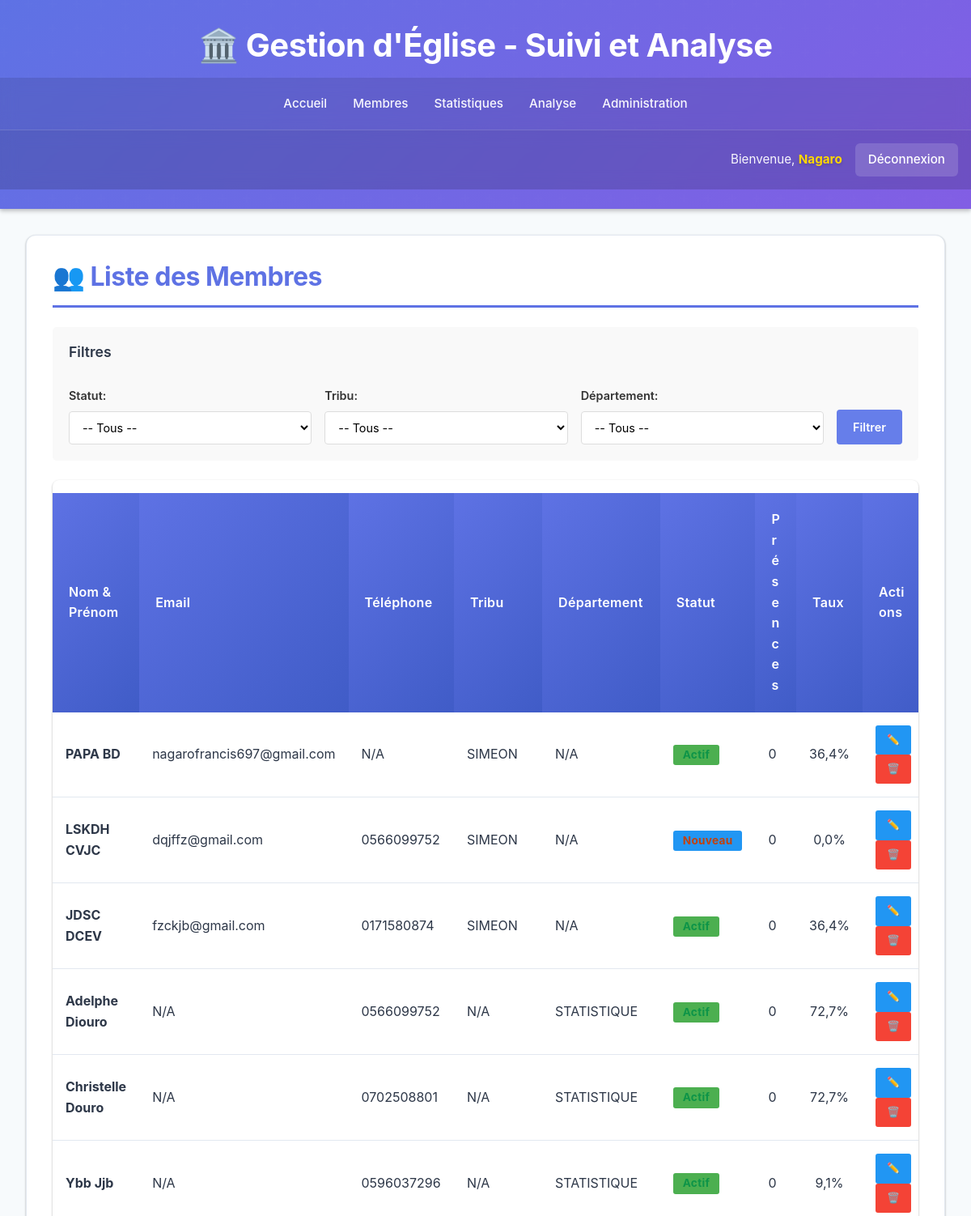
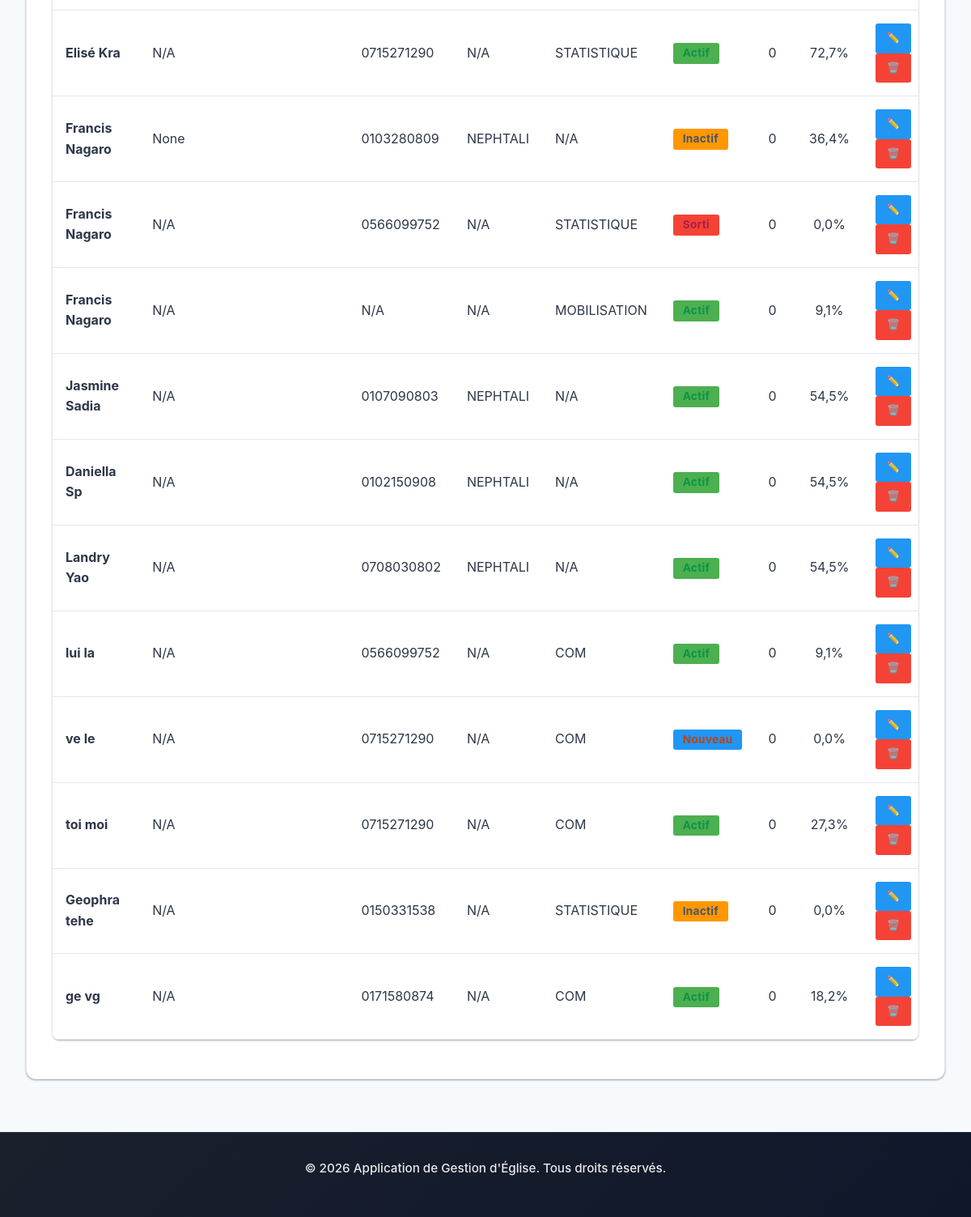
/membres/ (signed in), run on the app's committed database (2 pictures, top to bottom).
### eglise/models.py (models this page shows, shortened)
class Membre(models.Model):
    STATUT_CHOICES = (
        ('nouveau', 'Nouveau'),
        ('actif', 'Actif'),
        ('sorti', 'Sorti'),
        ('inactif', 'Inactif'),
    )
    GENRE_CHOICES = (
        ('M', 'Masculin'),
        ('F', 'Féminin'),
    )
    nom = models.CharField(max_length=100)
    prenom = models.CharField(max_length=100)
    email = models.EmailField(blank=True, null=True)
    telephone = models.CharField(max_length=20, blank=True, null=True)
    adresse = models.CharField(max_length=255, blank=True, null=True)
    genre = models.CharField(max_length=1, choices=GENRE_CHOICES, blank=True)
    date_naissance = models.DateField(blank=True, null=True)
    photo = models.ImageField(upload_to='membres_photos/', blank=True, null=True)
    tribu = models.ForeignKey(Tribu, on_delete=models.SET_NULL, null=True, blank=True)
    departement = models.ForeignKey(Departement, on_delete=models.SET_NULL, null=True, blank=True)
    statut = models.CharField(max_length=20, choices=STATUT_CHOICES, default='nouveau')
    date_adhesion = models.DateField(default=timezone.now)
    date_depart = models.DateField(blank=True, null=True)
    notes = models.TextField(blank=True, null=True)
    date_creation = models.DateTimeField(auto_now_add=True)
    date_modification = models.DateTimeField(auto_now=True)
    class Meta:
        ordering = ['nom', 'prenom']
    def nom_complet(self):
        return f"{self.prenom} {self.nom}"
    def taux_participation(self):
        trois_mois_ago = timezone.now().date() - timedelta(days=90)
        cultes_total = Culte.objects.filter(date__gte=trois_mois_ago).count()
        if cultes_total == 0:
            return 0
        presences = Presence.objects.filter(
            membre=self,
            culte__date__gte=trois_mois_ago,
            present=True
        ).count()
        return round((presences / cultes_total) * 100, 1)

class Tribu(models.Model):
    nom = models.CharField(max_length=100, unique=True)
    description = models.TextField(blank=True, null=True)
    date_creation = models.DateTimeField(auto_now_add=True)
    class Meta:
        verbose_name_plural = "Tribus"
        ordering = ['nom']

class Departement(models.Model):
    nom = models.CharField(max_length=100, unique=True)
    description = models.TextField(blank=True, null=True)
    responsable = models.CharField(max_length=100, blank=True, null=True)
    date_creation = models.DateTimeField(auto_now_add=True)
    class Meta:
        ordering = ['nom']

### eglise/views.py (the view, shortened to what this page needs)
# urls.py: path('membres/', views.MembreListView.as_view(), name='membre_list'),
class MembreListView(ProtectedDataAccessMixin, ListView):
    model = Membre
    template_name = 'eglise/membre_list.html'
    context_object_name = 'membres'
    paginate_by = 20
    def get_queryset(self):
        queryset = Membre.objects.all()
        queryset = self.get_filtered_queryset(queryset)
        statut = self.request.GET.get('statut')
        tribu = self.request.GET.get('tribu')
        departement = self.request.GET.get('departement')
        if statut:
            queryset = queryset.filter(statut=statut)
        user = self.request.user
        is_admin = user.is_superuser
        try:
            user_profile = user.profile
        except:
            user_profile = None
        return queryset.order_by('nom', 'prenom')
    def get_context_data(self, **kwargs):
        context = super().get_context_data(**kwargs)
        context.update(self.get_user_context())
        context['tribus'] = self.get_filtered_tribus()
        context['departements'] = self.get_filtered_departements()
        return context

### eglise/mixins.py (called while the page is built, shortened)
    def dispatch(self, request, *args, **kwargs):
        if not request.user.is_authenticated:
            return redirect('eglise:login')
        if request.user.is_superuser:
            return super().dispatch(request, *args, **kwargs)

    def get_filtered_queryset(self, queryset):
        user = self.request.user
        if user.is_superuser:
            return queryset

    def get_filtered_tribus(self):
        user = self.request.user
        if user.is_superuser:
            return Tribu.objects.all()

    def get_filtered_departements(self):
        user = self.request.user
        if user.is_superuser:
            return Departement.objects.all()

    def get_user_context(self):
        context = {}
        user = self.request.user
        if user.is_superuser:
            context['user_role'] = 'administrateur'
            context['is_admin'] = True
            return context

### eglise/templates/eglise/membre_list.html (shortened to what this page needs)
{% extends 'eglise/base.html' %}
{% block content %}
<div class="card">
    <h2>👥 {% if page_title %}{{ page_title }}{% else %}Liste des Membres{% endif %}</h2>
    <div class="filters-section">
        <h3>Filtres</h3>
        <form method="get" class="filters-form">
            <div class="filter-group">
                <label for="statut">Statut:</label>
                <select name="statut" id="statut">
                    <option value="">-- Tous --</option>
                </select>
            </div>
            <div class="filter-group">
                <label for="tribu">Tribu:</label>
                <select name="tribu" id="tribu">
                    <option value="">-- Tous --</option>
                </select>
            </div>
            <div class="filter-group">
                <label for="departement">Département:</label>
                <select name="departement" id="departement">
                    <option value="">-- Tous --</option>
                </select>
            </div>
            <button type="submit" class="filter-submit">Filtrer</button>
        </form>
    </div>
    <div class="table-responsive">
        <table>
            <thead>
                <tr>
                    <th>Nom & Prénom</th>
                    <th>Email</th>
                    <th>Téléphone</th>
                    <th>Tribu</th>
                    <th>Département</th>
                    <th>Statut</th>
                    <th>Présences</th>
                    <th>Taux</th>
                    <th>Actions</th>
                </tr>
            </thead>
            <tbody>
                {% for membre in object_list %}
                <tr>
                    <td><strong>{{ membre.nom_complet }}</strong></td>
                    <td>{{ membre.email|default:"N/A" }}</td>
                    <td>{{ membre.telephone|default:"N/A" }}</td>
                    <td>{{ membre.tribu.nom|default:"N/A" }}</td>
                    <td>{{ membre.departement.nom|default:"N/A" }}</td>
                    <td>
                        <span class="badge {{ membre.statut }}">
                            {{ membre.get_statut_display }}
                        </span>
                    </td>
                    <td>{{ membre.presences_count|default:0 }}</td>
                    <td>
                        <div class="progress-bar" style="--value: {{ membre.taux_participation }}%;">
                            {{ membre.taux_participation }}%
                        </div>
                    </td>
                    <td>
                        <div class="action-buttons">
                            <button class="btn-action btn-edit" onclick="editMembre({{ membre.id }}, '{{ membre.nom }}', '{{ membre.prenom }}', '{{ membre.email }}', '{{ membre.telephone }}', '{{ membre.statut }}')">✏️</button>
                            <button class="btn-action btn-delete" onclick="deleteMembre({{ membre.id }}, '{{ membre.nom_complet }}')">🗑️</button>
                        </div>
                    </td>
                </tr>
                {% empty %}
                <tr>
                    <td colspan="9" style="text-align: center; padding: 1.25rem;">Aucun membre trouvé</td>
                </tr>
                {% endfor %}
            </tbody>
        </table>
    </div>
</div>
{% endblock %}

### eglise/templates/eglise/base.html (shortened to what this page needs)
<!DOCTYPE html>
<html lang="fr">
<head>
    <link href="https://cdn.jsdelivr.net/npm/bootstrap@5.3.0/dist/css/bootstrap.min.css" rel="stylesheet">
    <link rel="stylesheet" href="https://cdnjs.cloudflare.com/ajax/libs/font-awesome/6.4.0/css/all.min.css">
</head>
<body>
    <header>
        <h1>🏛️ Gestion d'Église - Suivi et Analyse</h1>
        <nav>
            {% if user.is_authenticated %}
                <a href="{% url 'eglise:dashboard' %}">Accueil</a>
                <a href="{% url 'eglise:membre_list' %}">Membres</a>
                <a href="{% url 'eglise:statistiques' %}">Statistiques</a>
                <a href="{% url 'eglise:analyse' %}">Analyse</a>
                <a href="{% url 'admin:index' %}">Administration</a>
            {% else %}
                <a href="{% url 'eglise:login' %}">Connexion</a>
                <a href="{% url 'eglise:category-select' %}">Inscription</a>
            {% endif %}
        </nav>
        {% if user.is_authenticated %}
            <div class="user-info">
                <span>Bienvenue, <span class="user-name">{{ user.get_full_name|default:user.username }}</span></span>
                <a href="{% url 'eglise:logout' %}">Déconnexion</a>
            </div>
        {% endif %}
    </header>
    <div class="container">
        {% block content %}{% endblock %}
    </div>
    <footer>
        <p>&copy; 2026 Application de Gestion d'Église. Tous droits réservés.</p>
    </footer>
</body>
</html>

### eglise/templates/eglise/membre_list.html (style rules this page uses)
.filters-section { margin-bottom: 1.5rem; background: #f9f9f9; padding: clamp(1rem, 2vw, 1.25rem); border-radius: 5px; }
.filters-section h3 { margin-bottom: 1rem; font-size: clamp(0.95rem, 2.5vw, 1.1rem); }
.filters-form { display: flex; gap: clamp(0.75rem, 2vw, 1rem); flex-wrap: wrap; align-items: flex-end; }
.filter-group { display: flex; flex-direction: column; flex: 1; min-width: 120px; }
.filter-group label { font-size: clamp(0.75rem, 1.5vw, 0.9rem); margin-bottom: 0.5rem; font-weight: 600; color: #333; }
.filter-group select { padding: clamp(0.5rem, 1vw, 0.625rem) clamp(0.5rem, 1vw, 0.75rem); font-size: clamp(0.75rem, 1.5vw, 0.9rem); border: 1px solid #ddd; border-radius: 4px; background: white; cursor: pointer; transition: border-color 0.3s ease; box-sizing: border-box; }
.filter-submit { padding: clamp(0.5rem, 1vw, 0.625rem) clamp(1rem, 2vw, 1.25rem); background: #667eea; color: white; border: none; border-radius: 4px; cursor: pointer; font-size: clamp(0.75rem, 1.5vw, 0.9rem); font-weight: 600; transition: all 0.3s ease; white-space: nowrap; height: fit-content; }
.btn-action { padding: clamp(0.4rem, 1vw, 0.5rem) clamp(0.75rem, 1.5vw, 0.875rem); border: none; border-radius: 3px; cursor: pointer; font-size: clamp(0.65rem, 1.5vw, 0.8rem); font-weight: 600; transition: all 0.3s ease; white-space: nowrap; }
.btn-edit { background: #2196F3; color: white; }
.btn-delete { background: #f44336; color: white; }
.badge { padding: clamp(0.3rem, 0.5vw, 0.4rem) clamp(0.6rem, 1vw, 0.8rem); border-radius: 3px; color: white; font-weight: bold; font-size: clamp(0.7rem, 1.5vw, 0.85rem); }
.badge.actif { background: #4CAF50; }
.badge.inactif { background: #FF9800; }
.badge.nouveau { background: #2196F3; }
.badge.sorti { background: #f44336; }

### data on the page
Membre: nom_complet "PAPA BD", email "nagarofrancis697@gmail.com", telephone "N/A", tribu.nom "SIMEON", departement.nom "N/A", statut "Actif", presences_count "0", taux_participation "36,4"
Membre: nom_complet "LSKDH CVJC", email "dqjffz@gmail.com", telephone "0566099752", tribu.nom "SIMEON", departement.nom "N/A", statut "Nouveau", presences_count "0", taux_participation "0,0"
Membre: nom_complet "JDSC DCEV", email "fzckjb@gmail.com", telephone "0171580874", tribu.nom "SIMEON", departement.nom "N/A", statut "Actif", presences_count "0", taux_participation "36,4"
Membre: nom_complet "Adelphe Diouro", email "N/A", telephone "0566099752", tribu.nom "N/A", departement.nom "STATISTIQUE", statut "Actif", presences_count "0", taux_participation "72,7"
Membre: nom_complet "Christelle Douro", email "N/A", telephone "0702508801", tribu.nom "N/A", departement.nom "STATISTIQUE", statut "Actif", presences_count "0", taux_participation "72,7"
Membre: nom_complet "Ybb Jjb", email "N/A", telephone "0596037296", tribu.nom "N/A", departement.nom "STATISTIQUE", statut "Actif", presences_count "0", taux_participation "9,1"
Membre: nom_complet "Elisé Kra", email "N/A", telephone "0715271290", tribu.nom "N/A", departement.nom "STATISTIQUE", statut "Actif", presences_count "0", taux_participation "72,7"
Membre: nom_complet "Francis Nagaro", email "None", telephone "0103280809", tribu.nom "NEPHTALI", departement.nom "N/A", statut "Inactif", presences_count "0", taux_participation "36,4"
Membre: nom_complet "Francis Nagaro", email "N/A", telephone "0566099752", tribu.nom "N/A", departement.nom "STATISTIQUE", statut "Sorti", presences_count "0", taux_participation "0,0"
Membre: nom_complet "Francis Nagaro", email "N/A", telephone "N/A", tribu.nom "N/A", departement.nom "MOBILISATION", statut "Actif", presences_count "0", taux_participation "9,1"
Membre: nom_complet "Jasmine Sadia", email "N/A", telephone "0107090803", tribu.nom "NEPHTALI", departement.nom "N/A", statut "Actif", presences_count "0", taux_participation "54,5"
Membre: nom_complet "Daniella Sp", email "N/A", telephone "0102150908", tribu.nom "NEPHTALI", departement.nom "N/A", statut "Actif", presences_count "0", taux_participation "54,5"
Membre: nom_complet "Landry Yao", email "N/A", telephone "0708030802", tribu.nom "NEPHTALI", departement.nom "N/A", statut "Actif", presences_count "0", taux_participation "54,5"
Membre: nom_complet "lui la", email "N/A", telephone "0566099752", tribu.nom "N/A", departement.nom "COM", statut "Actif", presences_count "0", taux_participation "9,1"
Membre: nom_complet "ve le", email "N/A", telephone "0715271290", tribu.nom "N/A", departement.nom "COM", statut "Nouveau", presences_count "0", taux_participation "0,0"
Membre: nom_complet "toi moi", email "N/A", telephone "0715271290", tribu.nom "N/A", departement.nom "COM", statut "Actif", presences_count "0", taux_participation "27,3"
Membre: nom_complet "Geophra tehe", email "N/A", telephone "0150331538", tribu.nom "N/A", departement.nom "STATISTIQUE", statut "Inactif", presences_count "0", taux_participation "0,0"
Membre: nom_complet "ge vg", email "N/A", telephone "0171580874", tribu.nom "N/A", departement.nom "COM", statut "Actif", presences_count "0", taux_participation "18,2"

### other printed values
{{ user.get_full_name|default:user.username }} "Nagaro"
